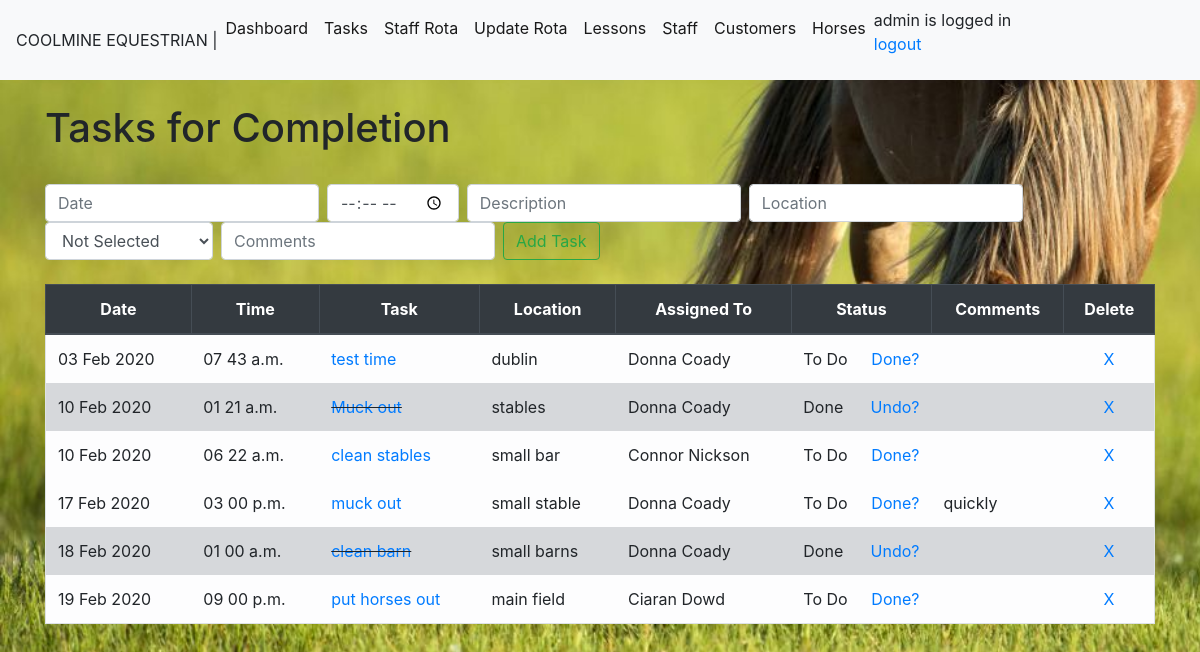
/task (signed in), run on the app's committed database.
### module_task/models.py (models this page shows, shortened)
class TaskList(models.Model):
    taskdate=models.DateField(auto_now_add=False, auto_now=False)
    tasktime=models.TimeField(auto_now_add=False, auto_now=False,blank=True,null=True)
    taskdesc = models.CharField(max_length=200)
    location= models.CharField(max_length=50)
    assingees= models.ForeignKey(StaffList,blank=True,null=True, on_delete=models.CASCADE,limit_choices_to={'termindate': None},)
    completed = models.BooleanField(default=False)
    comments=models.CharField(max_length=100,blank=True)

class StaffList(models.Model):
    staffname= models.CharField(max_length=50)
    staffdob=models.DateField(blank=True, null=True)
    staffaddress= models.CharField(max_length=200,blank=True, null=True)
    staffemail= models.EmailField(blank=True, null=True)
    staffphone=models.CharField(max_length=30,blank=True, null=True)
    staffcontract = models.CharField(null=True,max_length=20)
    startdate=models.DateField(blank=True, null=True)
    termindate =models.DateField(blank=True, null=True)
    staffqual =models.CharField(max_length=250, blank=True,null=True)

### module_task/views.py (the view)
# urls.py: path('task',views.task, name='task'),
@login_required
def task(request):
    if request.method == 'POST':
        form = TaskListForm(request.POST or None)
        form.save()
        all_tasks = TaskList.objects.all().order_by('taskdate','tasktime')
        all_staff = StaffList.objects.all
        messages.success(request, ('Task has been successfully added!'))
        return render(request,'task.html',{'all_tasks': all_tasks,'all_staff': all_staff})
    else:
        all_tasks = TaskList.objects.all().order_by('taskdate','tasktime')
        all_staff = StaffList.objects.all
        return render(request,'task.html',{'all_tasks': all_tasks,'all_staff': all_staff})

### module_task/templates/task.html (shortened to what this page needs)
{%extends 'base.html'%}
{% block content %}
<body>
<h1> Tasks for Completion</h1>
<form class="form-inline my-2 my-lg-0" method="POST">{% csrf_token %}
  <input class="form-control mr-sm-2" type="text" id="datepicker" placeholder="Date"  name="taskdate">
  <input class="form-control mr-sm-2" type="time" aria-label="Add" name="tasktime">
  <input class="form-control mr-sm-2" type="add" placeholder="Description" aria-label="Add" name="taskdesc">
  <input class="form-control mr-sm-2" type="add" placeholder="Location" aria-label="Add" name="location">
  <select class="form-control mr-sm-2" name="assingees">
    <option value="" selected="selected">Not Selected</option>
   </select>
  <input class="form-control mr-sm-2" type="add" placeholder="Comments" aria-label="Add" name="comments">
  <button class="btn btn-outline-success my-2 my-sm-0" type="submit">Add Task</button>
</form>
  {% if all_tasks %}
  <table class="table table-bordered">
    <thead class="thead-dark">
      <tr>
        <th scope="col">Date</th>
        <th scope="col">Time</th>
        <th scope="col">Task</th>
        <th scope="col">Location</th>
        <th scope="col">Assigned To</th>
        <th scope="col">Status</th>
        <th scope="col">Comments</th>
        <th scope="col">Delete</th>
      </tr>
    </thead>
    <tbody>
      {% for tasks in all_tasks %}
        {% if tasks.completed %}
          <tr class="table table-secondary table-borderless">
            <td> {{tasks.taskdate|date:"d M Y"}} </td>
            <td> {{tasks.tasktime|time:"h i a"}} </td>
            <td class="strikethru"><a href="{% url 'edittask' tasks.id %}"> {{tasks.taskdesc}}</a> </td>
            <td> {{tasks.location}} </td>
            <td> {{tasks.assingees.staffname}} </td>
            <td> Done<a href="{% url 'markincomplete' tasks.id %}" style="float: right">Undo?</a></td>
            <td> {{tasks.comments}} </td>
            <td><center> <a href="{% url 'delete' tasks.id %}">X</a></center> </td>
          </tr>
        {% else %}
            <tr class="table table-borderless table-light" border-color>
              <td> {{tasks.taskdate|date:"d M Y"}} </td>
              <td> {{tasks.tasktime|time:"h i a"}} </td>
              <td> <a href="{% url 'edittask' tasks.id %}">{{tasks.taskdesc}}</a> </td>
              <td> {{tasks.location}} </td>
              <td> {{tasks.assingees.staffname}} </td>
              <td> To Do <a href="{% url 'markcomplete' tasks.id %}"style="float: right">Done?</a> </td>
              <td> {{tasks.comments}} </td>
              <td><center> <a href="{% url 'delete' tasks.id %}">X</a></center> </td>
            </tr>
        {% endif %}
      {% endfor %}
    </tbody>
  </table>
  {% endif %}
</body>
{% endblock %}

### module_task/templates/base.html (shortened to what this page needs)
{% load static %}
<!doctype html>
<html lang="en">
  <head>
    <link rel="stylesheet" href="https://stackpath.bootstrapcdn.com/bootstrap/4.3.1/css/bootstrap.min.css">
    <link rel="stylesheet" href="{% static 'css/style.css' %}">
    <link rel="stylesheet" href="{% static 'js/jquery-ui-1.12.1/jquery-ui.min.css' %}">
    <link rel="stylesheet" href="{% static 'js/jquery-ui-1.12.1/jquery-ui.structure.min.css' %}">
    <link rel="stylesheet" href="{% static 'js/jquery-ui-1.12.1/jquery-ui.theme.min.css' %}">  <link rel="stylesheet" href="//code.jquery.com/ui/1.12.1/themes/base/jquery-ui.css">
  <body>
        <nav class="navbar navbar-expand-lg navbar-light bg-light >
          <a class="navbar-brand" >COOLMINE EQUESTRIAN        |  </a>
                <div class="collapse navbar-collapse" id="navbarSupportedContent">
                  <ul class="navbar-nav mr-auto">
                    <li class="nav-item active">
                      <a class="nav-link" href="/">Dashboard <span class="sr-only">(current)</span></a>
                    </li>
                    <li class="nav-item active">
                      <a class="nav-link" href="{% url 'task' %}">Tasks</a>
                      <li class="nav-item active">
                      <a class="nav-link" href="{% url 'rotaview' %}">Staff Rota</a>
                    </li>
                     </li>
                      {% ifequal user.username "admin" %}
                      <li class="nav-item active">
                      <a class="nav-link" href="{% url 'rota' %}">Update Rota</a>
                    </li>
                      {% endifequal %}
                      <li class="nav-item active">
                      <a class="nav-link" href="{% url 'lessons' %}">Lessons</a>
                    </li>
                    {% ifequal user.username "admin" %}
                      <li class="nav-item active">
                      <a class="nav-link" href="{% url 'staff' %}">Staff</a>
                    {% endifequal %}
                    </li>
                    <li class="nav-item active">
                      <a class="nav-link" href="{% url 'people' %}">Customers</a>
                    </li>
                    <li class="nav-item active">
                      <a class="nav-link" href="{% url 'horses' %}">Horses</a>
                    </li>
                    <span style = "float: right;">
                    {% if user.is_authenticated %}
                     {{ user.username }} is logged in
                     <p><a href="{% url 'logout' %}">logout</a></p>
                    {% else %}
                      <p>You are not logged in</p>
                    {% endif %}
                    </span>
                  </ul>
                </div>
              </nav>
    <div class="container">
    {% block content %}
    {% endblock %}
    </div>

### static/css/style.css (style rules this page uses)
.strikethru { text-decoration: line-through; }
th { text-align: center; }
body { background-image: url( '../images/grasshorse.jpg' ); background-repeat: no-repeat; background-size: cover }

### data on the page
TaskList: taskdate "03 Feb 2020", tasktime "07 43 a.m.", taskdesc "test time", location "dublin", assingees.staffname "Donna Coady"
TaskList: taskdate "10 Feb 2020", tasktime "01 21 a.m.", taskdesc "Muck out", location "stables", assingees.staffname "Donna Coady"
TaskList: taskdate "10 Feb 2020", tasktime "06 22 a.m.", taskdesc "clean stables", location "small bar", assingees.staffname "Connor Nickson"
TaskList: taskdate "17 Feb 2020", tasktime "03 00 p.m.", taskdesc "muck out", location "small stable", assingees.staffname "Donna Coady", comments "quickly"
TaskList: taskdate "18 Feb 2020", tasktime "01 00 a.m.", taskdesc "clean barn", location "small barns", assingees.staffname "Donna Coady"
TaskList: taskdate "19 Feb 2020", tasktime "09 00 p.m.", taskdesc "put horses out", location "main field", assingees.staffname "Ciaran Dowd"

### other printed values
{{ user.username }} "admin"
